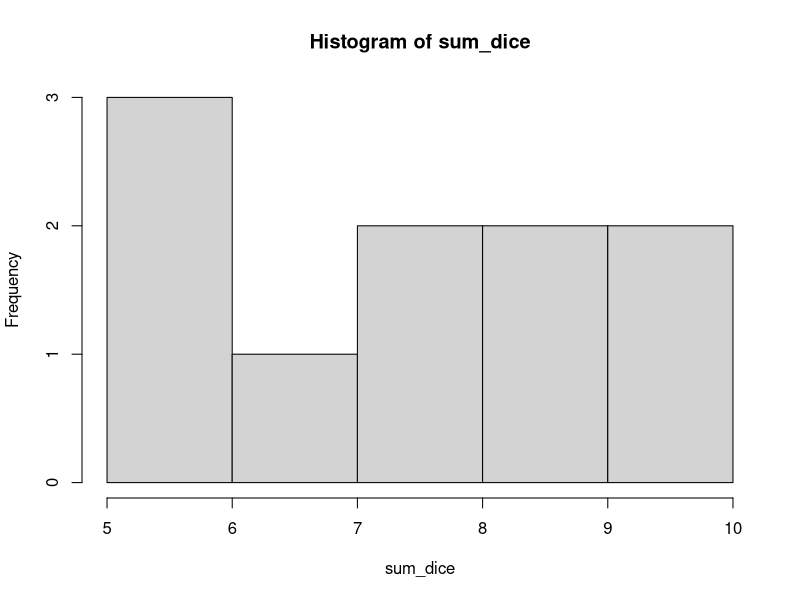
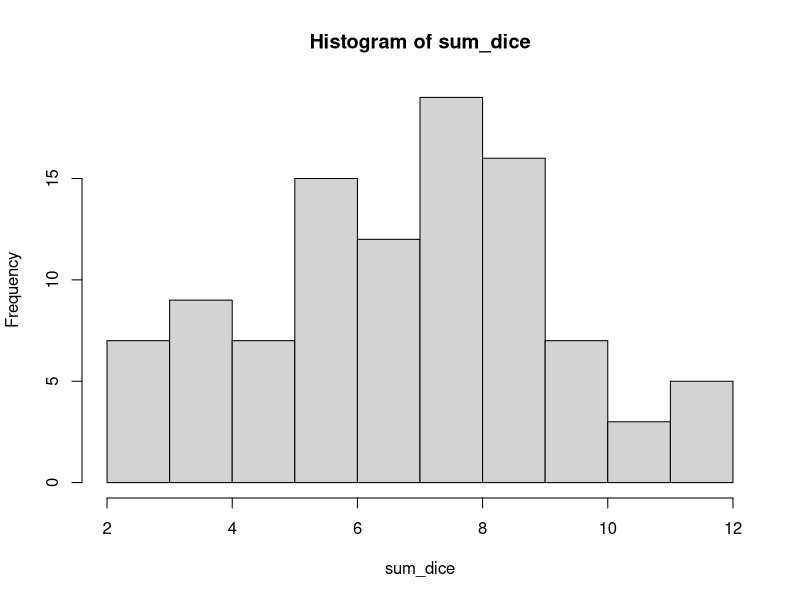
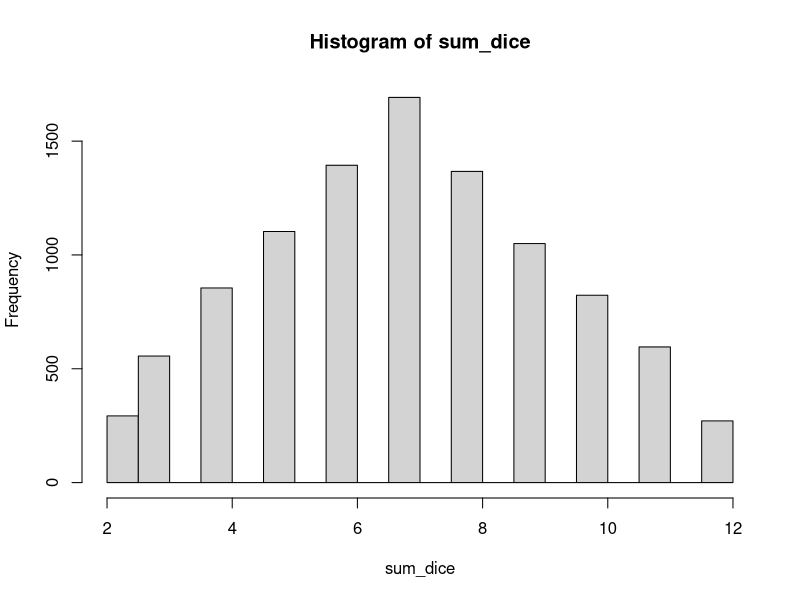
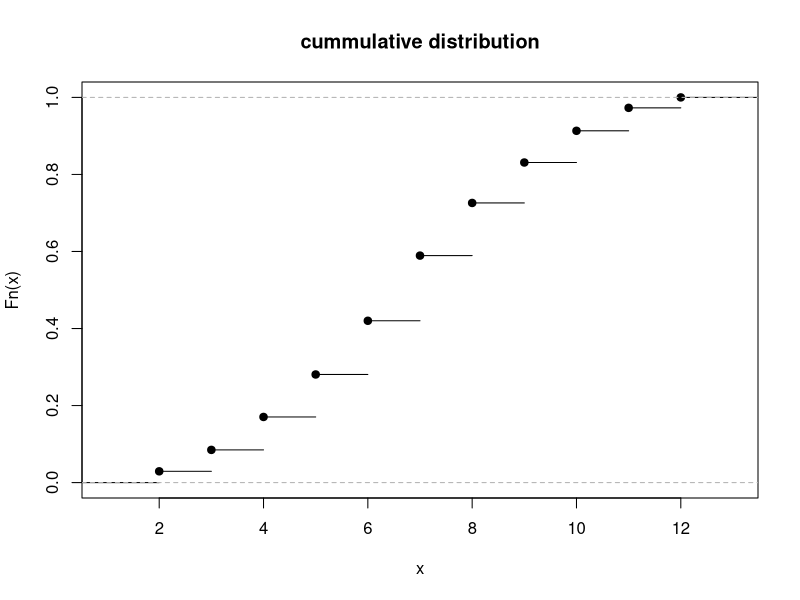
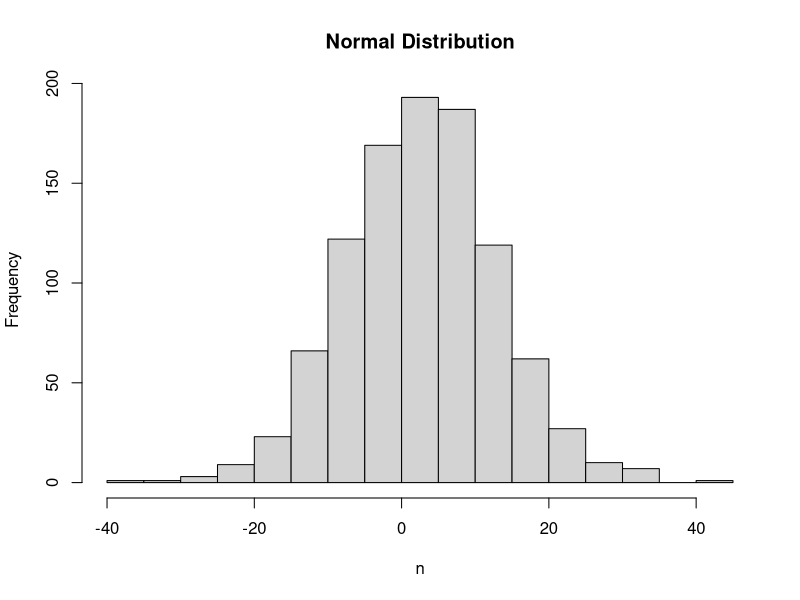

R code for these plots, in order:
# In R, roll two dice and sum their scores

dice1 <- sample(1:6, replace = T)
dice2 <- sample(1:6, replace = T)

sum_dice <- dice1 + dice2


# Plot your results for 10 experiments, 100 experiments and 10000 experiments

# rolling dice for 10 experiments
d <- 10
dice1 <- sample(1:6, d, replace = T)
dice2 <- sample(1:6, d, replace = T)

sum_dice <- dice1 + dice2

hist(sum_dice)

# rolling dice for 100 experiments
d <- 100
dice1 <- sample(1:6, d, replace = T)
dice2 <- sample(1:6, d, replace = T)

sum_dice <- dice1 + dice2

hist(sum_dice)

# rolling dice for 10000 experiments
d <- 10000
dice1 <- sample(1:6, d, replace = T)
dice2 <- sample(1:6, d, replace = T)

sum_dice <- dice1 + dice2

hist(sum_dice)

# cummulative distribution plot.

plot.ecdf(sum_dice, main="cummulative distribution")


# normal distribution

n <- rnorm(1000, mean = 3, sd=10)

hist(n, main = "Normal Distribution")

# Z score

myheight <- 68.5
mean_height <- 70
sd_height <- 5

z <- (myheight-mean_height)/sd_height

z
